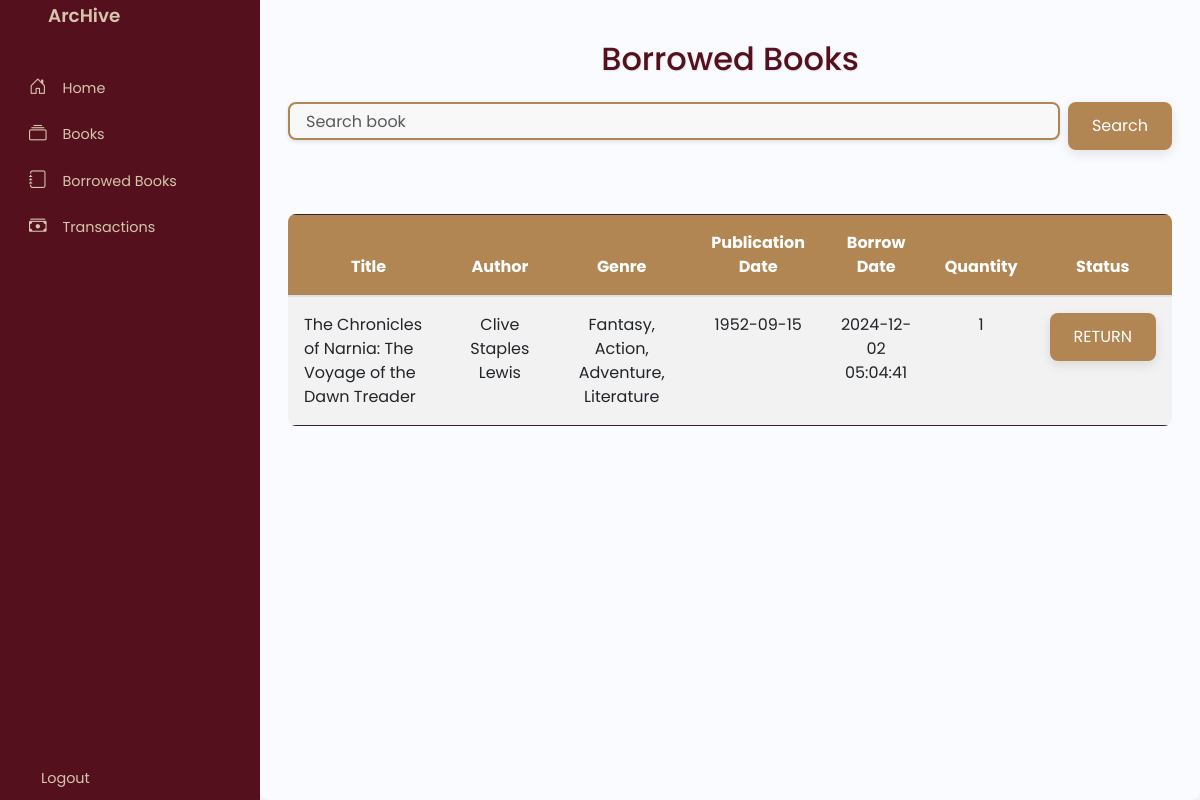
Screenshot of /account.php (signed in) with the database file from the repository.
### tables this page shows
CREATE TABLE `book` (
  `id` char(36) NOT NULL DEFAULT uuid(),
  `title` varchar(255) NOT NULL,
  `authorId` char(36) NOT NULL,
  `genre` varchar(255) DEFAULT NULL,
  `quantity` int(11) DEFAULT NULL,
  `publicationDate` date DEFAULT NULL,
  `imageLocation` longtext DEFAULT NULL,
  `description` longtext DEFAULT NULL
);

CREATE TABLE `authors` (
  `id` char(36) NOT NULL DEFAULT uuid(),
  `firstName` varchar(255) NOT NULL,
  `lastName` varchar(255) NOT NULL
);

CREATE TABLE `borrowed_books` (
  `id` char(36) NOT NULL DEFAULT uuid(),
  `userId` char(36) NOT NULL,
  `bookId` char(36) NOT NULL,
  `quantity` int(11) NOT NULL,
  `borrowDate` datetime NOT NULL
);

### non_views/borrowed_books.php (called while the page is built, shortened)
<?php
    require_once 'config/db_config.php';
    if($_SERVER['REQUEST_METHOD'] === 'GET'){
        if(isset($_GET['browseBorrowedBook'])){
            $browseBorrowedBook = $_GET['browseBorrowedBook'];
        }else{
            $browseBorrowedBook = '';
        }
        $currentUserId = $_SESSION['loggedUserId'];
        $browseBorrowedBookQuery = "
            SELECT bb.id as borrowId, b.id as book_id, b.title, a.firstName, a.lastName, b.genre, b.publicationDate, bb.quantity, bb.borrowDate, u.id FROM book b
            INNER JOIN authors a ON b.authorId=a.id
            INNER JOIN borrowed_books bb ON b.id=bb.bookId
            INNER JOIN users u ON bb.userId='$currentUserId'
            WHERE u.id='$currentUserId' AND (b.title LIKE '$browseBorrowedBook%' OR a.firstName LIKE '$browseBorrowedBook%' OR a.lastName LIKE '$browseBorrowedBook%')";
        $browseBorrowedBookResult = mysqli_query($conn, $browseBorrowedBookQuery);
    }
?>

### account.php (the view, shortened to what this page needs)
<?php
    require_once 'config/db_config.php';
    require_once 'non_views/borrowed_books.php';
?>
<!DOCTYPE html>
<html lang="en">
<head>
    <link href="https://stackpath.bootstrapcdn.com/bootstrap/4.5.2/css/bootstrap.min.css" rel="stylesheet">
    <link href="https://cdnjs.cloudflare.com/ajax/libs/font-awesome/5.15.4/css/all.min.css" rel="stylesheet">
    <link href="https://cdn.lineicons.com/4.0/lineicons.css" rel="stylesheet" />
    <link href="https://cdn.jsdelivr.net/npm/bootstrap@5.3.0-alpha3/dist/css/bootstrap.min.css" rel="stylesheet"
>
    <link rel="stylesheet" href="https://cdnjs.cloudflare.com/ajax/libs/bootstrap-icons/1.8.1/font/bootstrap-icons.min.css">
    <link rel="stylesheet" href="css/home.css">
    <link rel="stylesheet" href="css/sidebar.css">
</head>
<body>
    <div class="wrapper">
        <aside id="sidebar">
            <div class="d-flex">
                <a class="toggle-btn" href="#" id="sidebar-button">
                </a>
                <div class="sidebar-logo">
                    <a href="home.php">ArcHive</a>
                </div>
            </div>
            <ul class="sidebar-nav">
                <li class="sidebar-item">
                    <a href="home.php" class="sidebar-link">
                        <i class="bi bi-house-door"></i>
                        <span>Home</span>
                    </a>
                </li>
                <li class="sidebar-item">
                    <a href="books.php" class="sidebar-link">
                        <i class="bi bi-collection"></i>
                        <span>Books</span>
                    </a>
                </li>
                <li class="sidebar-item">
                    <a href="#" class="sidebar-link" onclick="openTab(event, 'borrowedBooks', 'borrowedBooksTab', 'accountPage')" id="borrowedBooksTab">
                        <i class="bi bi-journal"></i>
                        <span>Borrowed Books</span>
                    </a>
                </li>
                <li class="sidebar-item">
                    <a href="#" class="sidebar-link" onclick="openTab(event, 'transactions', 'transactionsTab', 'accountPage')" id="transactionsTab">
                        <i class="bi bi-cash-stack"></i>
                        <span>Transactions</span>
                    </a>
                </li>
            </ul>
            <div class="sidebar-footer">
                <a href="#" id="logoutBtn" class="sidebar-link">
                    <span>Logout</span>
                </a>
            </div>
        </aside>
<div class="main p-3">
    <div id="borrowedBooks" class="tabContent container ">
        <h2 class="text-center my-4">Borrowed Books</h2>
        <div class="mb-4">
            <form action="account.php" method="GET" class="d-flex w-100">
                <input type="text" id="browseBorrowedBook" name="browseBorrowedBook" class="form-control me-2 w-100 py-2" placeholder="Search book" required>
                <input type="submit" value="Search">
            </form>
        </div>
        <br>
        <table class="table table-bordered table-striped table-hover" style="text-align: center;">
            <thead>
                <tr>
                    <th>Title</th>
                    <th>Author</th>
                    <th>Genre</th>
                    <th>Publication Date</th>
                    <th>Borrow Date</th>
                    <th>Quantity</th>
                    <th>Status</th>
                </tr>
            </thead>
            <tbody>
                <?php
                    if(isset($browseBorrowedBookResult)){
                        while($row = mysqli_fetch_array($browseBorrowedBookResult)){?>
                            <tr>
                                <td style="text-align: left;"><?=$row['title']?></td>
                                <td><?=$row['firstName']." ". $row['lastName']?></td>
                                <td><?=$row['genre']?></td>
                                <td><?=$row['publicationDate']?></td>
                                <td><?=$row['borrowDate']?></td>
                                <td><?=$row['quantity']?></td>
                                <td><input type="submit" value="RETURN" onclick="returnPrompt('<?= $row['borrowId']; ?>', '<?= $row['book_id'];?>')"></td>
                            </tr>
                    <?php }} ?>
            </tbody>
        </table>
    </div>
</div>
</body>
</html>

### css/home.css (style rules this page uses)
.main { background-color: #f9f9f9; color: #312229; padding: 3rem; border-radius: 0.5rem; box-shadow: 0 4px 8px rgba(0, 0, 0, 0.1); }
h2 { color: #54101d; font-size: 2rem; margin-bottom: 2rem; text-align: center; text-shadow: 1px 1px 2px rgba(0, 0, 0, 0.1); }
input[type="text"] { border: 2px solid #b18653; background-color: #f8f8f8; color: #312229; padding: 0.75rem 1rem; border-radius: 0.5rem; transition: border 0.3s, box-shadow 0.3s; box-shadow: 0 2px 4px rgba(0, 0, 0, 0.1); }
input[type="submit"] { background-color: #b18653; color: #ffffff; border: none; padding: 0.75rem 1.5rem; border-radius: 0.5rem; transition: background 0.3s, transform 0.2s; box-shadow: 0 4px 12px rgba(0, 0, 0, 0.1); cursor: pointer; }
.table { background-color: #ffffff; color: #312229; border: none; margin-top: 1rem; border-radius: 0.5rem; overflow: hidden; }
.table th, .table td { border: none; padding: 1rem; }
.table th { background-color: #b18653; color: #ffffff; }
.table-striped tbody tr:nth-of-type(odd) { background-color: #f9f9f9; }

### css/sidebar.css (style rules this page uses)
a { text-decoration: none; }
li { list-style: none; }
body { font-family: 'Poppins', sans-serif; }
.wrapper { display: flex; }
.main { min-height: 100vh; width: 100%; overflow: hidden; transition: all 0.35s ease-in-out; background-color: #fafbfe; }
#sidebar { width: 70px; min-width: 70px; z-index: 1000; transition: all .25s ease-in-out; background-color: #54101d; display: flex; flex-direction: column; }
#sidebar.expand { width: 260px; min-width: 260px; }
.toggle-btn { background-color: transparent; cursor: pointer; border: 0; padding: 1rem 1.5rem; }
.sidebar-logo { margin: auto 0; }
.sidebar-logo a { color: #d5c5ae; font-size: 1.15rem; font-weight: 600; }
.sidebar-nav { padding: 2rem 0; flex: 1 1 auto; }
a.sidebar-link { padding: .625rem 1.625rem; color: #d5c5ae; display: block; font-size: 0.9rem; white-space: nowrap; border-left: 3px solid transparent; }
.sidebar-link i { font-size: 1.1rem; margin-right: .75rem; }
.sidebar-item { position: relative; }

### rows the page displays
book: title "The Chronicles of Narnia: The Voyage of the Dawn Treader", authorId.firstName "Clive Staples", authorId.lastName "Lewis", genre "Fantasy, Action, Adventure, Literature", publicationDate "1952-09-15", borrowed_books.borrowDate "2024-12-02 05:04:41", borrowed_books.quantity "1"
